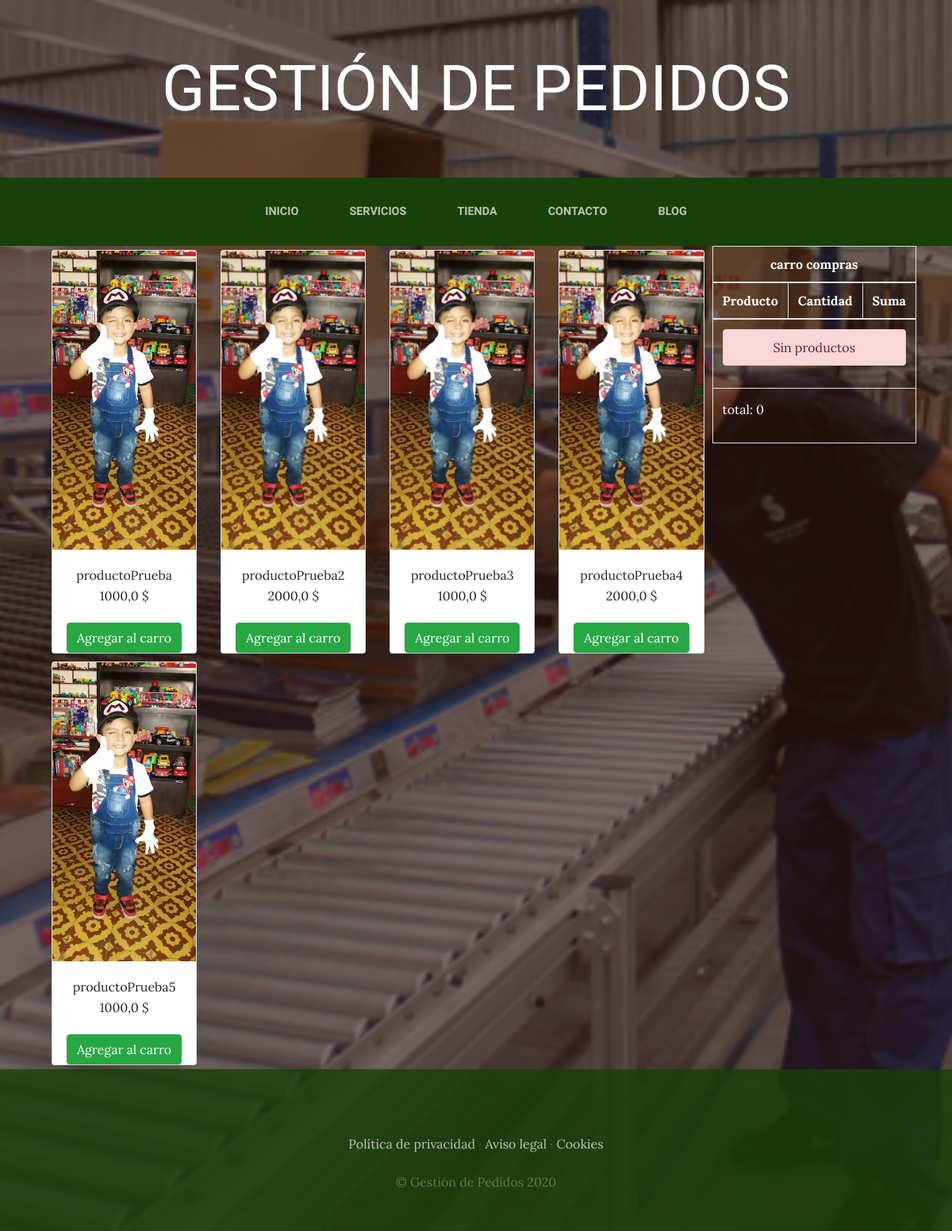
The app's page /tienda/ with its own data.
### tiendaApp/models.py (models this page shows, shortened)
class Producto(models.Model):
    nombreProd = models.CharField(max_length=50)
    categorias = models.ForeignKey(CategoriaProducto, on_delete=models.CASCADE)
    imagen = models.ImageField(upload_to='tiendaApp', null=True, blank=True)
    precio = models.FloatField()
    disponibilidad = models.BooleanField(default=True)
    created = models.DateTimeField(auto_now_add=True)
    update = models.DateTimeField(auto_now_add=True)
    class Meta:
        verbose_name = 'producto'
        verbose_name_plural = 'productos'

### tiendaApp/views.py (the view)
# urls.py: path('tienda/', include('tiendaApp.urls')),
def tienda(request):
    productos = Producto.objects.all()
    return render(request, "tiendaApp/tienda.html", {"productos": productos})

### carroApp/context_processor.py (called while the page is built)
def importe_total_carro(request):
    total = 0
    if 'carro' in request.session:
        for key, value in request.session["carro"].items():
            total = total + float(value["precio"])
    return {"importe_total_carro": total}

### tiendaApp/templates/tiendaApp/tienda.html
{% extends "ProyectoWebApp/base.html" %}
{% load static %}
{% block content %}
<div class="container">
        <div style="float:right;">
            {% include "carro/widget.html" %}
        </div>
    <div class="row">
    {%for producto in productos %}
        <div class="col-md-3">
            <div class="card" style="width: 100%; margin:5px 5px;">
                <img src="{{producto.imagen.url}}" class="card-img-top">
                    <div class="card-body" style="text-align: center;">
                        <h7 class="card-title">{{producto.nombreProd}}</h7>
                        <p class="card-text">{{producto.precio}}&nbsp;$</p>
                    </div>
                <div class="card--footer text-center">
                    <a href="{% url 'carro:agregar' producto.id %}" class="btn btn-success"> Agregar al carro</a>
                </div>
            </div>
        </div>
    {% endfor %}
    </div>
</div>
{% endblock %}

### ProyectoWebApp/static/ProyectoWebApp/css/gestion.css (style rules this page uses)
body { font-family: 'Lora'; background: linear-gradient(rgba(47, 23, 15, 0.65), rgba(47, 23, 15, 0.65)), url("../img/bg_main.jpg"); background-attachment: fixed; background-position: center; background-size: cover; }
p { line-height: 1.75; }
.btn { box-shadow: 0px 3px 3px 0px rgba(33, 37, 41, 0.1); }

### records on screen
Producto: imagen (picture), nombreProd "productoPrueba", precio "1000,0"
Producto: imagen (picture), nombreProd "productoPrueba2", precio "2000,0"
Producto: imagen (picture), nombreProd "productoPrueba3", precio "1000,0"
Producto: imagen (picture), nombreProd "productoPrueba4", precio "2000,0"
Producto: imagen (picture), nombreProd "productoPrueba5", precio "1000,0"

### other values on screen
{{ importe_total_carro }} "0"
